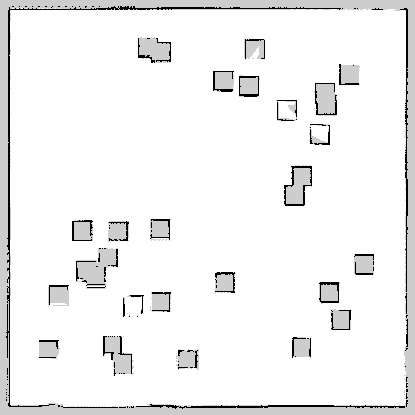
#> input picture src/my_map2.pgm, 415 x 415 px
$ python wavefront.py
#> lines starting #> are read from the running program, lines starting #| are printed output that depends on the picture; after the words box and inside, x2 and y2 are one past the last pixel; in counts of white or black regions, pixels touching at a corner belong together
import math
from matplotlib import pyplot as plt

class Path:
    def __init__(self, x, y):
        self.x = x
        self.y = y

x_ini = 50
y_ini = 50

x_fin = 178
y_fin = 138
chegada = (x_fin, y_fin)

start = (x_ini, y_ini)
path = [Path(start[0], start[1])]

#Montando a matriz obstaculo
pgmf = open('src/my_map2.pgm', 'rb')
matrix = plt.imread(pgmf)
#> matrix is the input picture: shape (415, 415); min 0, max 254, mean 240.3
print (matrix)
#> (printed output is left out)

matrix = 1 - (1.0 * (matrix > 220))
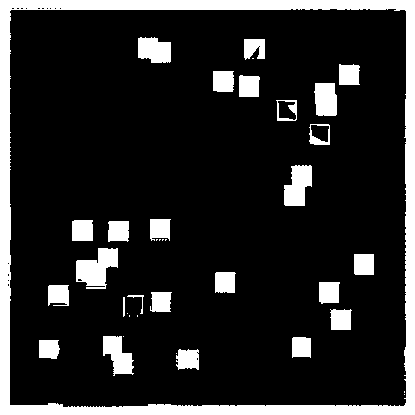
#> matrix: shape (415, 415) float64; values 0 (black) and 1 (white), 15.7% white; 38 white regions (12 under 20 px), largest, box (x1, y1, x2, y2) and area: (0, 0, 415, 415) 15932, (76, 248, 118, 289) 1087, (284, 165, 312, 206) 845
matriz_obstac = [[0] * 400 for _ in range(400)] # 0 par vazio, 40000000 para obstaculo

for i in range(400):
     for j in range(400):
         if(matrix[i][j] == 0):
            matriz_obstac[i][j] = 40000
         else:
            matriz_obstac[i][j] = 0

# Criando uma matriz vazia de 400x400 para g,h,f e obstaculo

matriz_g = [[0] * 400 for _ in range(400)] #Recebe 1(Cruzinha) ou 1,4(Diagonal)
matriz_h = [[0] * 400 for _ in range(400)] #Distâncai até o objetivo final (y e x final) (cte)
matriz_obstac = [[0] * 400 for _ in range(400)] # 0 par vazio, 40000000 para obstaculo
matriz_f = [[0] * 400 for _ in range(400)] #Soma de g + h + obstaculo
matriz_caminho = [[" "] * 400 for _ in range(400)] #Para poder observar o caminho gerado

#FUNÇÕED PRA CHAMAR NA MAIN

def adjacentes(x_atual, y_atual):
    for i in range(max(0, x_atual - 1), min(400, x_atual + 2)):
        for j in range(max(0, y_atual - 1), min(400, y_atual + 2)):
            # Analisa apenas os elementos adjacentes ao ponto atual
            if (i, j) != (x_atual, y_atual):
                # Define os valores de G para o ponto adjacente
                if (y_atual == j) or (x_atual == i):
                    matriz_g[i][j] = 1
                else:
                    matriz_g[i][j] = 1.4
                # Calcula a distância H para o ponto adjacente
                matriz_h[i][j] = math.sqrt((x_fin - i ) ** 2 + (y_fin - j) ** 2)
                # Calcula F considerando obstáculos
                if matrix[i][j] == 1:
                    matriz_f[i][j] = 40000
                else:
                    matriz_f[i][j] = matriz_g[i][j] + matriz_h[i][j] + matriz_obstac[i][j]

def diagonais(x_atual, y_atual):
    for i in [x_atual-1, x_atual+1]:
        for j in [y_atual-1, y_atual+1]:
            if 0 <= i < 400 and 0 <= j < 400:  # Verifica se a célula está dentro dos limites da matriz
                # Define os valores de G para a célula diagonal adjacente
                matriz_g[i][j] = 1.4
                # Calcula a distância H para a célula diagonal adjacente
                matriz_h[i][j] = math.sqrt((x_fin - i ) ** 2 + (y_fin - j) ** 2)
                # Calcula F considerando obstáculos
                if matrix[i][j] == 1:
                    matriz_f[i][j] = 40000
                else:
                    matriz_f[i][j] = matriz_g[i][j] + matriz_h[i][j] + matriz_obstac[i][j]

def menor_valor(matriz_f, x_atual, y_atual, x_fin, y_fin):
    menor_valor = float('inf')  # Inicialize o menor valor como infinito
    menor_x = x_atual  # Inicialize a coordenada x do menor valor com a atual
    menor_y = y_atual  # Inicialize a coordenada y do menor valor com a atual
    matriz_f[x_fin][y_fin] = 1
    # Loop apenas sobre as células adjacentes ao ponto atual
    for i in range(-1, 2):
        for j in range(-1, 2):
            if i != 0 or j != 0:  # Verifica se não é a célula atual
                novo_x = x_atual + i
                novo_y = y_atual + j
                # Verifique se as coordenadas estão dentro dos limites da matriz
                if 0 <= novo_x < 400 and 0 <= novo_y < 400:
                    valor = matriz_f[novo_x][novo_y]
                    if valor < menor_valor and valor < 40000:
                        menor_valor = valor
                        menor_x = novo_x
                        menor_y = novo_y
            elif(i == x_fin and j == y_fin):
                x_atual = menor_x
                y_atual = menor_y
    return menor_valor, menor_x, menor_y


x_atual = x_ini
y_atual = y_ini
qtd = 0

while not(x_atual== x_fin and y_atual == y_fin):
    matriz_caminho[x_atual][y_atual] = '*'
    # [4 lines of commented-out code are left out]
    qtd += 1
    adjacentes(x_atual,y_atual)
    diagonais(x_atual,y_atual)
    menor, x_atual, y_atual = menor_valor(matriz_f, x_atual, y_atual,x_fin,y_fin)

# Initialize the path
path = [Path(start[0], start[1])]

while path[-1].x != chegada[0] or path[-1].y != chegada[1]:
    matriz_caminho[path[-1].x][path[-1].y] = '*'
    adjacentes(path[-1].x, path[-1].y)
    diagonais(path[-1].x, path[-1].y)
    menor, next_x, next_y = menor_valor(matriz_f, path[-1].x, path[-1].y,x_fin,y_fin)
    path.append(Path(next_x, next_y))


plt.imshow(matrix, interpolation='nearest', cmap='gray')
for cell in path:
    plt.scatter(x=cell.x, y=cell.y, c='r', s=5)
plt.show()
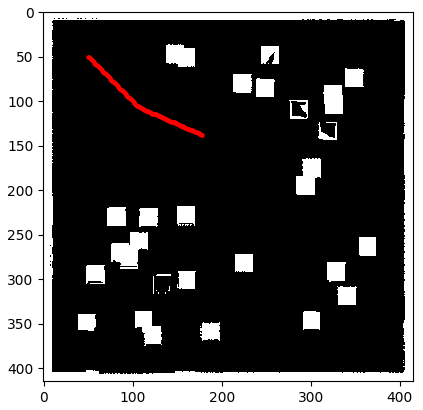
#> figure drawn by matplotlib, 1 panel

$ run again, with src/my_map4.pgm copied over src/my_map2.pgm
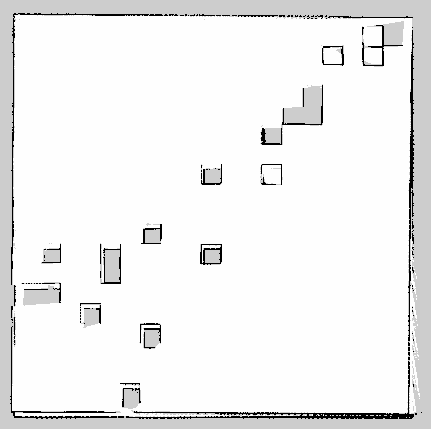
#> input picture src/my_map4.pgm, 431 x 429 px
#> matrix is the input picture: shape (429, 431); min 0, max 254, mean 239.5
#> (printed output is left out)
#> `matrix = 1 - (1.0 * (matrix > 220))`:
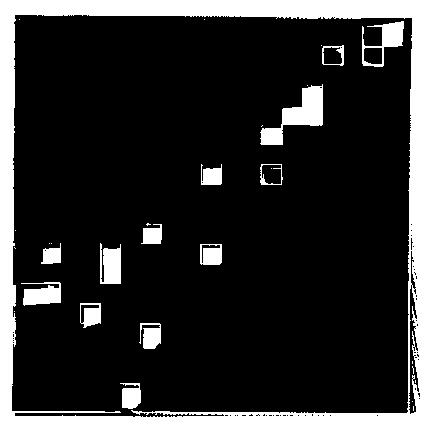
#> matrix: shape (429, 431) float64; values 0 (black) and 1 (white), 18.4% white; 31 white regions (17 under 20 px), largest, box (x1, y1, x2, y2) and area: (0, 0, 431, 429) 27450, (260, 84, 323, 145) 1544, (362, 21, 404, 67) 735
#> `plt.show()`:
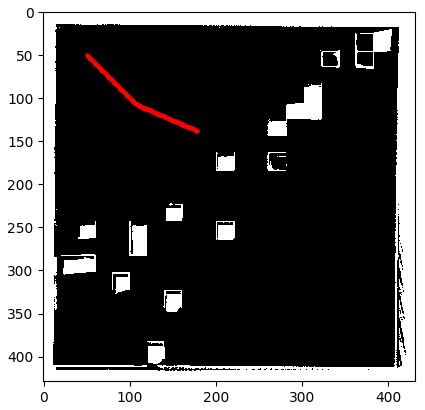
#> figure drawn by matplotlib, 1 panel
